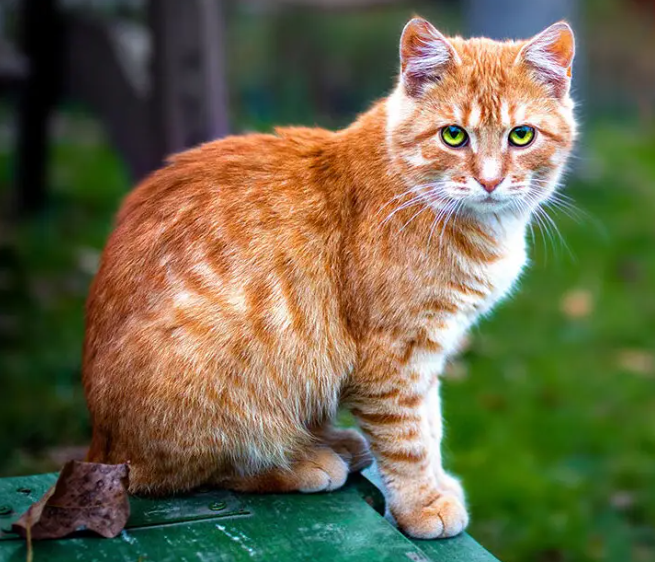
#> input picture image.png, 655 x 562 px
$ python Progetto_3.py
#> lines starting #> are read from the running program, lines starting #| are printed output that depends on the picture; after the words box and inside, x2 and y2 are one past the last pixel; in counts of white or black regions, pixels touching at a corner belong together
import cv2
import matplotlib.pyplot as plt

# 1. Carica l'immagine
img_path = 'image.png'  # Sostituisci con il percorso della tua immagine
image = cv2.imread(img_path)
#> image is the input picture: shape (562, 655, 3); mean B, G, R 72.8, 102.5, 107

# 2. Verifica che l'immagine sia stata caricata correttamente
if image is None:
    print("Errore nel caricamento dell'immagine.")
else:
    # 3. Converti l'immagine a scala di grigi
    gray_image = cv2.cvtColor(image, cv2.COLOR_BGR2GRAY)
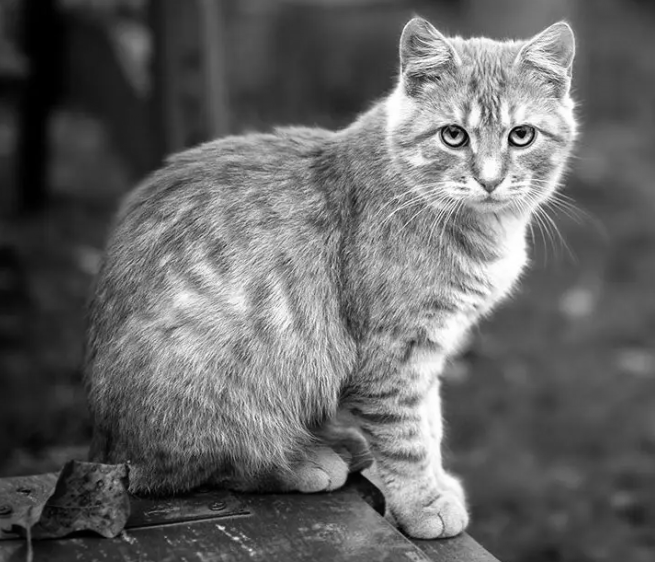
#> gray_image: shape (562, 655); min 0, max 255, mean 100.4

    # 4. Applica la soglia per separare gli oggetti dallo sfondo
    _, threshold_image = cv2.threshold(gray_image, 127, 255, cv2.THRESH_BINARY)
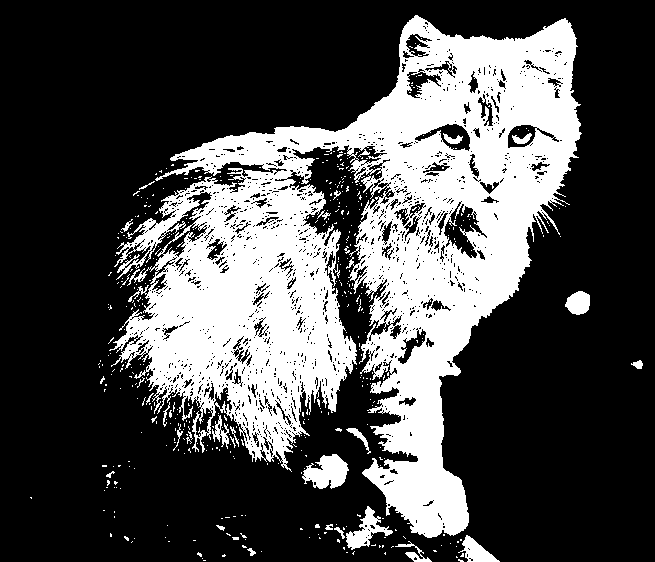
#> threshold_image: shape (562, 655); 30% white; 466 white regions (440 under 20 px)

    # 5. Trova i contorni
    contours, _ = cv2.findContours(threshold_image, cv2.RETR_EXTERNAL, cv2.CHAIN_APPROX_SIMPLE)
#> contours = 406 contours, 391 with area under 20; largest, box (x1, y1, x2, y2) and area: (109, 15, 582, 538) 115392, (302, 454, 349, 489) 971, (346, 506, 393, 550) 688, (458, 535, 500, 562) 476, (565, 291, 590, 315) 415

    # 6. Disegna i contorni sull'immagine originale
    contoured_image = image.copy()
    cv2.drawContours(contoured_image, contours, -1, (0, 255, 0), 2)  # Verde per i contorni, spessore 2
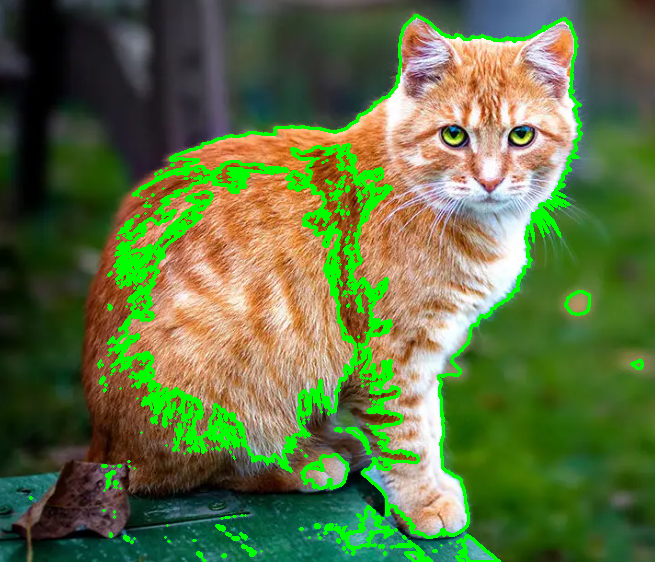
#> contoured_image: shape (562, 655, 3); 7.98% of pixels changed, all inside (x1, y1, x2, y2) = (29, 14, 644, 562)

    # 7. Visualizza le immagini utilizzando Matplotlib
    plt.figure(figsize=(12, 6))

    plt.subplot(1, 3, 1)
    plt.imshow(cv2.cvtColor(image, cv2.COLOR_BGR2RGB))
    plt.title('Immagine Originale')
    plt.axis('off')

    plt.subplot(1, 3, 2)
    plt.imshow(threshold_image, cmap='gray')
    plt.title('Immagine con Soglia')
    plt.axis('off')

    plt.subplot(1, 3, 3)
    plt.imshow(cv2.cvtColor(contoured_image, cv2.COLOR_BGR2RGB))
    plt.title('Immagine con Contorni')
    plt.axis('off')

    plt.show()
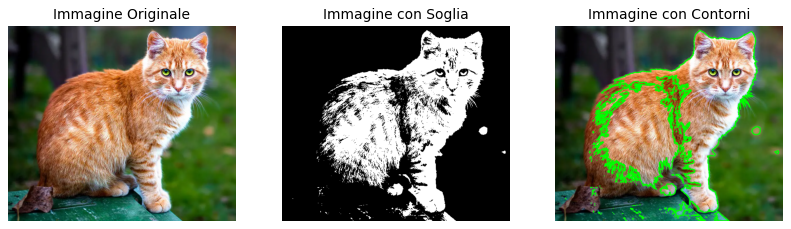
#> figure drawn by matplotlib, 3 panels
